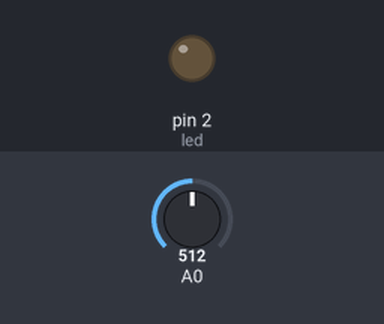
Bench run of a sketch on a simulated Arduino Uno, built with avr-gcc and run on an emulated ATmega328P. Parts: output pins drawn as LEDs (lit = HIGH). The test bench sets the inputs (shaded band); at power-on: A0 = 512.

Above: at 1.2 s.
1.3 s: A0 set to 540
At 2.0 s:
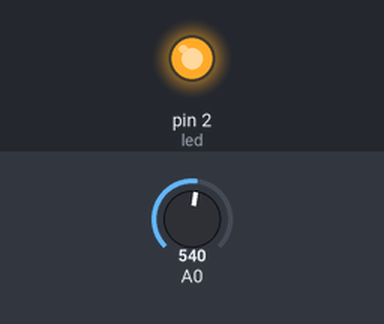
3.0 s: A0 set to 511
At 4.2 s:
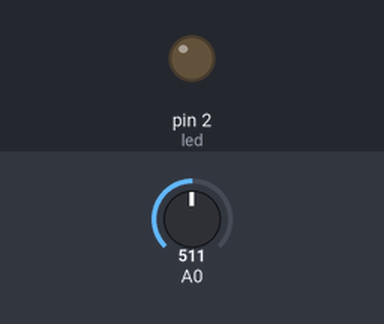
4.5 s: A0 set to 716
At 5.7 s:
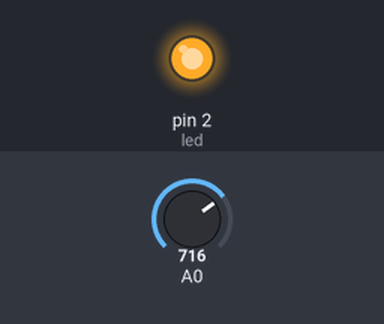
Timing chart, 0 to 7.5 s (numbered marks = the images above; inputs shaded):
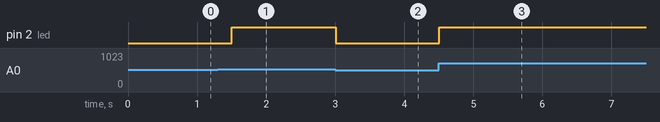

The sketch:

arduino_ptc.ino
```cpp
#include<math.h>    // logaritmik islemler icin matematik kutuphanesi tanitilmasi
#define led 2       // 2.pinin led olarak tanimlanmasi

float R1=10000;     // sabit direnc degeri tanımlama
float A=31.03434454e-03, B= -52.97989246e-04, C=270.2612064e-07;    // Stein hart denklemindeki A-B-C degerleri


void setup() {
  Serial.begin(9600);       //haberlesme hizi
  pinMode(led,OUTPUT);      // ledin cikis olarak tanimlanmasi
}


double PTC(int okunan){     // matematiksel islemler icin fonk yazma

 double sicaklik;
 sicaklik = log(((10240000 / okunan) - R1));   // (8 bit (1024) / okunan deger) - direnc logaritma alinmasi
 sicaklik = 1 / (A + (B + (C * sicaklik * sicaklik)) * sicaklik);   // formulunden sicaklik degeri bulunmasi
 sicaklik = sicaklik - 273.15;          // sicakligi santigrat dereceye cevirme
 return sicaklik;
}


void loop() {


  int deger = analogRead(A0);       // A0 pinindeki analog degeri okuma
  double sicaklik = PTC(deger);     // PTC fonksiyonuna gitme


  if(sicaklik > 30){        // sicaklik 30 dereceden buyukse led yansin
    digitalWrite(led,HIGH);
  }
  else{                     // degilse led sonsun
    digitalWrite(led,LOW);
  }


  delay(250);               //0.25 sn bekleme


}
```

Measured:
- the behaviour switches between 521 and 522 on A0 (found by bisection; images 0 and 1)
- after the input at 1.3 s, pin 2 (led): LOW → HIGH after 0.20 s
- after the input at 3.0 s, pin 2 (led): HIGH → LOW at once
- after the input at 4.5 s, pin 2 (led): LOW → HIGH at once
